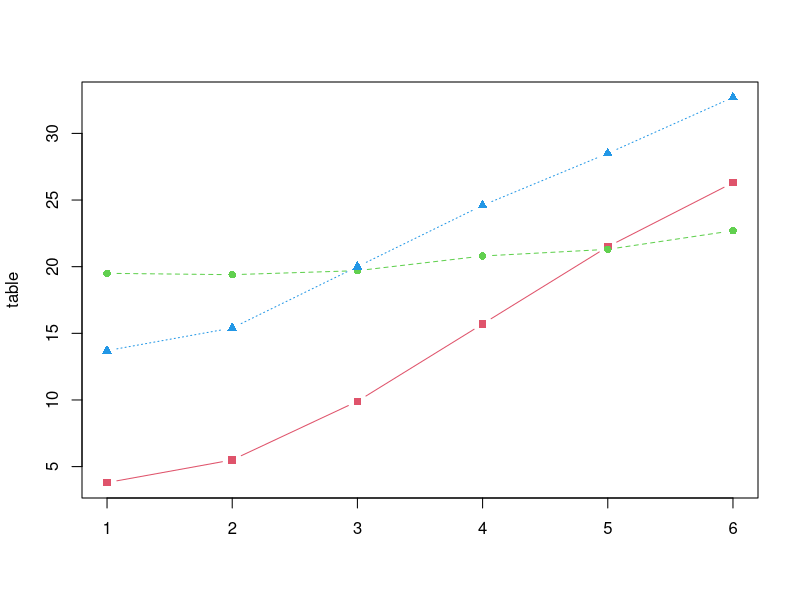

This figure's R source:
# To try online copy/paste to https://rdrr.io/snippets/
# 1 Begin an R Script by creating three vectors 
#   of identical length, each containing data 
#   of the double data type 
    ny <- 
      c( 3.8, 5.5, 9.9, 15.7, 21.5, 26.3 ) 
    la <- 
      c( 19.5, 19.4, 19.7, 20.8, 21.3, 22.7 ) 
    fw <- 
      c( 13.7, 15.4, 20.0, 24.6, 28.5, 32.7 ) 
# MatrixPlot.R 
# 2 Next, create a matrix that stores the 
#   vector values in individual columns, 
#   then output the matrix to see the cells 
    table <- cbind( ny, la, fw ) 
    print( table ) 
# 3 Now, add a statement to create a graphic 
#   visualization of the data – showing 
#   points and lines, using three different 
#   plot characters, and drawn in three 
#   different colors 
    matplot ( table
            , type="b"
            , pch=15:17
            , col=2:4 
            ) 
# 4 Run the code to see the matrix in the 
#   Console and to see its graphic
#   visualization on the Plots tab
# -
# Note:
# -
# Do _not_ cleanup the environment tab here.
# The next script will reuse Table for it's 
# purposes
